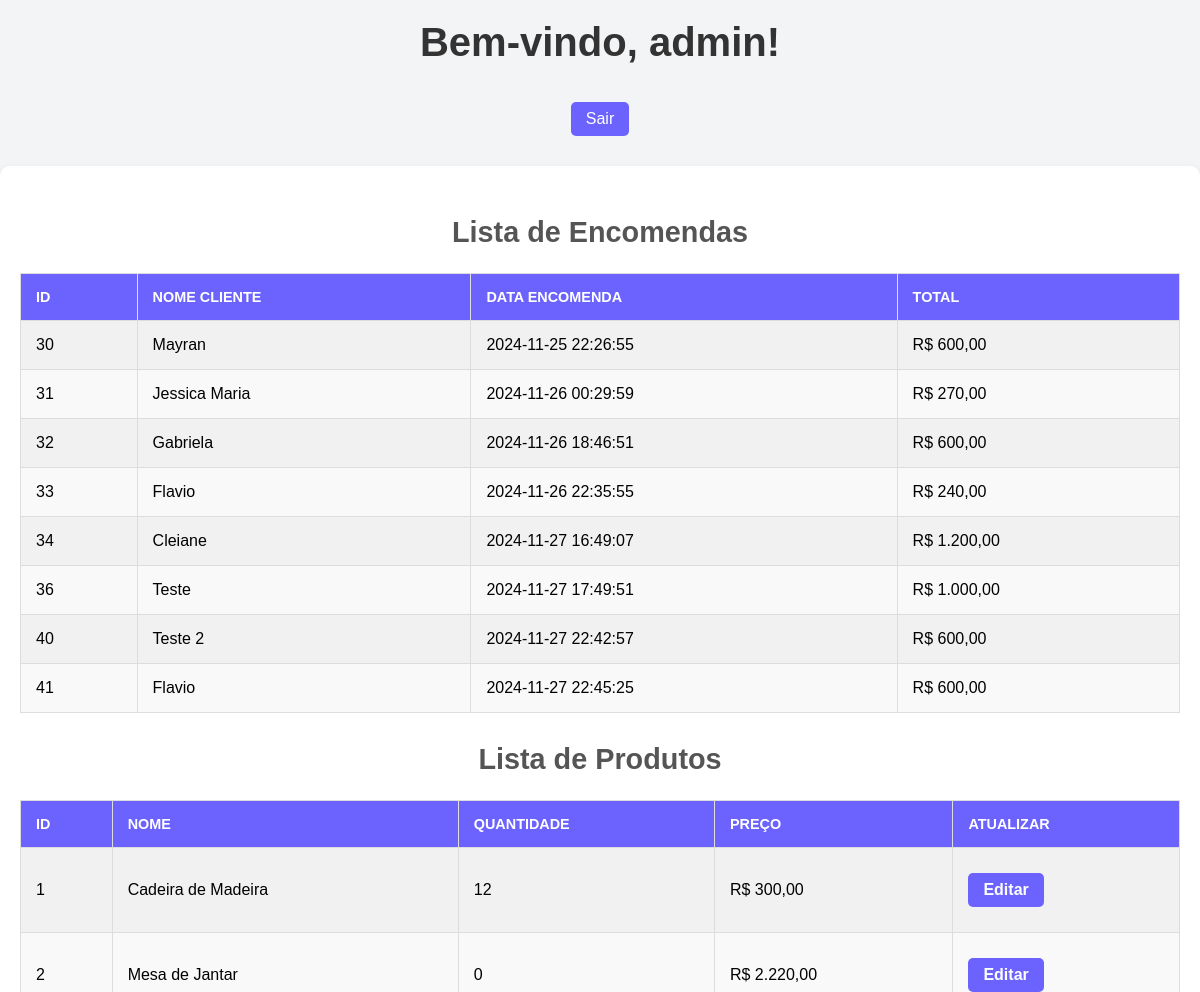
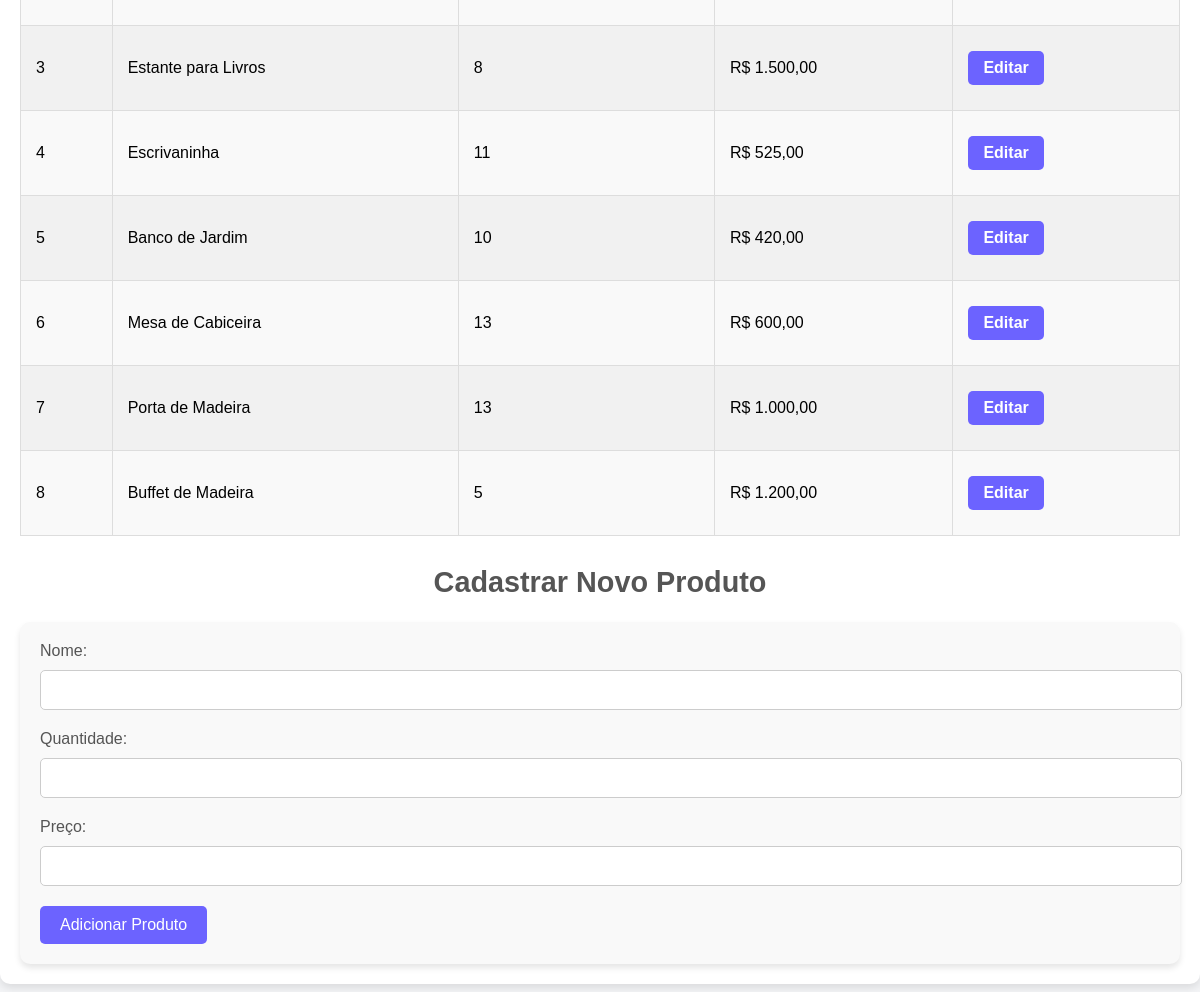
/admin.php (signed in), run on the app's committed database (2 pictures, top to bottom).
### tables this page shows
CREATE TABLE `encomendas` (
  `id` int NOT NULL,
  `nome_cliente` varchar(255) NOT NULL,
  `data_nascimento` date NOT NULL,
  `morada` text NOT NULL,
  `produtos` varchar(255) DEFAULT NULL,
  `quantidade_total` int NOT NULL,
  `preco_total` decimal(10,2) NOT NULL,
  `data_encomenda` timestamp NULL DEFAULT CURRENT_TIMESTAMP
);

CREATE TABLE `produtos` (
  `id` int NOT NULL,
  `nome` varchar(100) NOT NULL,
  `quantidade` int NOT NULL,
  `preco` decimal(10,2) NOT NULL
);

### admin.php (the view, shortened to what this page needs)
<?php
include_once 'config.php';
$query_encomendas = "SELECT * FROM encomendas";
$resultado_encomendas = $conn->query($query_encomendas);
$query_produtos = "SELECT * FROM produtos";
$resultado_produtos = $conn->query($query_produtos);
?>
<!DOCTYPE html>
<html lang="pt-br">
<head>
    <link rel="stylesheet" href="./CSS/admin.css">
</head>
<body>
    <div class="welcome">
        <h1>Bem-vindo, <?php echo $_SESSION['usuario_logado']; ?>!</h1>
        <a href="logout.php">Sair</a>
    </div>
    <div class="container">
        <h2>Lista de Encomendas</h2>
        <table>
            <tr>
                <th>ID</th>
                <th>Nome Cliente</th>
                <th>Data Encomenda</th>
                <th>Total</th>
            </tr>
            <?php while ($encomenda = $resultado_encomendas->fetch_assoc()) { ?>
                <tr>
                    <td><?php echo $encomenda['id']; ?></td>
                    <td><?php echo $encomenda['nome_cliente']; ?></td>
                    <td><?php echo $encomenda['data_encomenda']; ?></td>
                    <td>R$ <?php echo number_format($encomenda['preco_total'], 2, ',', '.'); ?></td>
                </tr>
            <?php } ?>
        </table>
        <h2>Lista de Produtos</h2>
        <table>
            <tr>
                <th>ID</th>
                <th>Nome</th>
                <th>Quantidade</th>
                <th>Preço</th>
                <th>Atualizar</th>
            </tr>
            <?php while ($produto = $resultado_produtos->fetch_assoc()) { ?>
                <tr>
                    <td><?php echo $produto['id']; ?></td>
                    <td><?php echo $produto['nome']; ?></td>
                    <td><?php echo $produto['quantidade']; ?></td>
                    <td>R$ <?php echo number_format($produto['preco'], 2, ',', '.'); ?></td>
                    <td>
                        <a href="editar_produto.php?id=<?php echo $produto['id']; ?>">Editar</a>
                    </td>
                </tr>
            <?php } ?>
        </table>
        <h2>Cadastrar Novo Produto</h2>
        <form action="adicionar_produto.php" method="POST">
            <label for="nome">Nome:</label>
            <input type="text" name="nome" id="nome" required>
            <label for="quantidade">Quantidade:</label>
            <input type="number" name="quantidade" id="quantidade" required>
            <label for="preco">Preço:</label>
            <input type="text" name="preco" id="preco" required>
            <button type="submit">Adicionar Produto</button>
        </form>
    </div>
</body>
</html>

### CSS/admin.css (style rules this page uses)
body { font-family: Arial, sans-serif; margin: 0; padding: 0; background: #f3f4f6; }
h1, h2 { text-align: center; color: #333; }
h1 { margin-top: 20px; font-size: 2.5rem; }
h2 { margin-top: 30px; font-size: 1.8rem; color: #555; }
a { color: #fff; text-decoration: none; background-color: #6c63ff; padding: 8px 15px; border-radius: 5px; font-size: 1rem; margin: 10px auto; display: inline-block; text-align: center; transition: 0.3s ease; }
.container { max-width: 1200px; margin: 20px auto; padding: 20px; background: #fff; border-radius: 10px; box-shadow: 0 4px 8px rgba(0, 0, 0, 0.1); }
table { width: 100%; border-collapse: collapse; margin-top: 20px; text-align: left; background: #f9f9f9; }
table th, table td { padding: 15px; border: 1px solid #ddd; }
table th { background: #6c63ff; color: white; text-transform: uppercase; font-size: 0.9rem; }
table tr:nth-child(even) { background: #f1f1f1; }
table td a { color: #fff; text-decoration: underline; font-weight: bold; text-decoration: none; }
form { background: #f9f9f9; padding: 20px; margin-top: 20px; border-radius: 10px; box-shadow: 0 4px 6px rgba(0, 0, 0, 0.1); }
label { display: block; margin-bottom: 10px; font-size: 1rem; color: #555; }
input[type="text"], input[type="number"] { width: 100%; padding: 10px; margin-bottom: 20px; border: 1px solid #ccc; border-radius: 5px; font-size: 1rem; }
button { background: #6c63ff; color: #fff; font-size: 1rem; padding: 10px 20px; border: none; border-radius: 5px; cursor: pointer; transition: background 0.3s ease-in-out, transform 0.2s; }
.welcome { text-align: center; margin: 20px 0; color: #555; }

### data on the page
encomendas: id "30", nome_cliente "Mayran", data_encomenda "2024-11-25 22:26:55", preco_total "600,00"
encomendas: id "31", nome_cliente "Jessica Maria", data_encomenda "2024-11-26 00:29:59", preco_total "270,00"
encomendas: id "32", nome_cliente "Gabriela", data_encomenda "2024-11-26 18:46:51", preco_total "600,00"
encomendas: id "33", nome_cliente "Flavio", data_encomenda "2024-11-26 22:35:55", preco_total "240,00"
encomendas: id "34", nome_cliente "Cleiane", data_encomenda "2024-11-27 16:49:07", preco_total "1.200,00"
encomendas: id "36", nome_cliente "Teste", data_encomenda "2024-11-27 17:49:51", preco_total "1.000,00"
encomendas: id "40", nome_cliente "Teste 2", data_encomenda "2024-11-27 22:42:57", preco_total "600,00"
encomendas: id "41", nome_cliente "Flavio", data_encomenda "2024-11-27 22:45:25", preco_total "600,00"
produtos: id "1", nome "Cadeira de Madeira", quantidade "12", preco "300,00"
produtos: id "2", nome "Mesa de Jantar", quantidade "0", preco "2.220,00"
produtos: id "3", nome "Estante para Livros", quantidade "8", preco "1.500,00"
produtos: id "4", nome "Escrivaninha", quantidade "11", preco "525,00"
produtos: id "5", nome "Banco de Jardim", quantidade "10", preco "420,00"
produtos: id "6", nome "Mesa de Cabiceira", quantidade "13", preco "600,00"
produtos: id "7", nome "Porta de Madeira", quantidade "13", preco "1.000,00"
produtos: id "8", nome "Buffet de Madeira", quantidade "5", preco "1.200,00"

### other printed values
$_SESSION['usuario_logado'] "admin"
